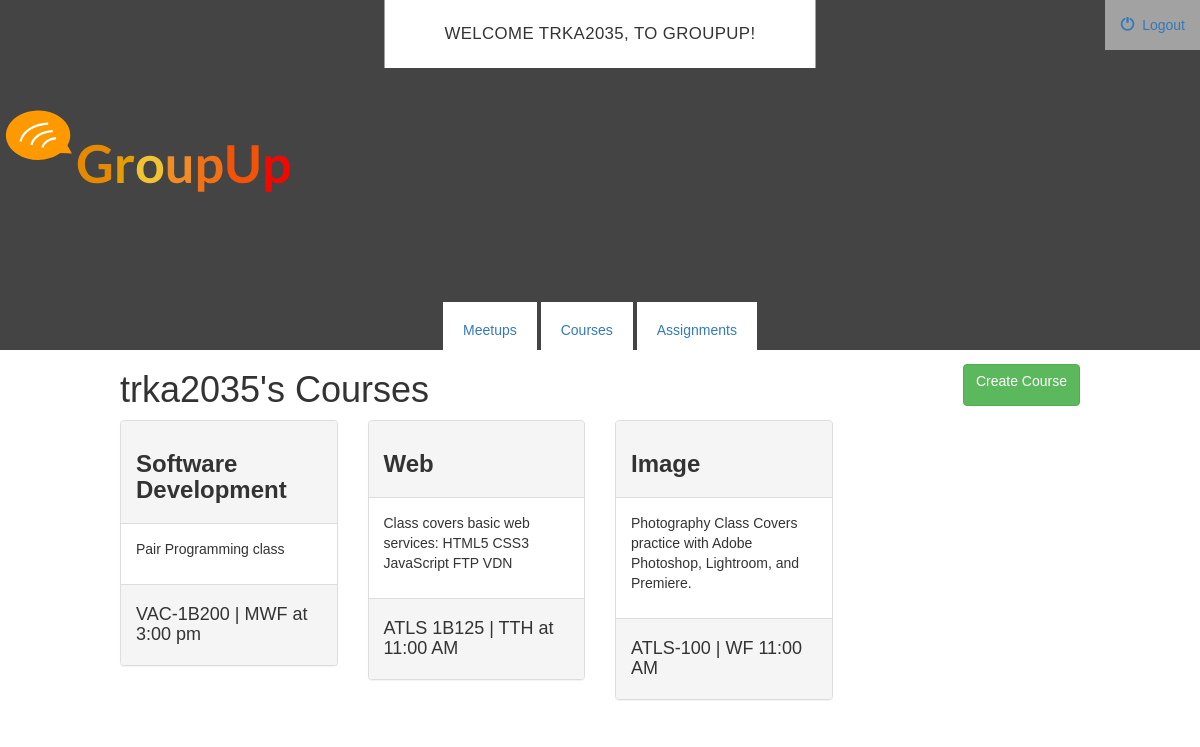
The app's page / (signed in) with its own data.
### courses/models.py (models this page shows, shortened)
class Course(models.Model):
    user = models.ForeignKey(settings.AUTH_USER_MODEL, default=1)
    title = models.CharField(max_length=30)
    description = models.TextField(max_length=400)
    location = models.CharField(max_length=30)
    start_day = models.CharField(max_length=25)
    end_day = models.CharField(max_length=25)
    time = models.CharField(max_length=30)

### home/views.py (the view)
# urls.py: url(r'^$', views.index, name='index'),
def index(request):
    if not request.user.is_authenticated():
        return render(request, 'home/login.html')
    else:
        courses = Course.objects.filter(user=request.user)
        assignments = Assignment.objects.filter(user=request.user)
        meetups = MeetUp.objects.filter(user=request.user)
        user = request.user
        context = {
        'courses':courses,
        'user': user,
        'assignments':assignments,
        'meetups':meetups,
        }
        return render(request, 'courses/index.html', context)

### courses/templates/courses/index.html (shortened to what this page needs)
{% extends 'courses/base.html' %}
{% block body %}
<div class="top-container">
  <h1>{{ user }}'s  Courses</h1>
  <a class="btn btn-success" href="{% url 'courses:create_course' %}">Create Course</a>
</div>
{% if courses %}
  <div class="row">
    {% for course in courses %}
      <div class="col-md-3">
        <div class="panel panel-default">
          <div class="panel-heading">
            <h3><strong>{{ course.title }}</strong></h3>
          </div>
          <div class="panel-body">
            <p>
              {{ course.description }}
            </p>
          </div>
          <div class="panel-footer">
            <h4>{{ course.location }} | {{ course.time }}</h4>
          </div>
        </div>
      </div>
    {% endfor %}
  </div>
{% else %}
  <h3>You have no courses</h3>
{% endif %}
{% endblock %}

### courses/templates/courses/base.html (shortened to what this page needs)
<!DOCTYPE html>
<html lang="en">
  <head>
    {% load staticfiles %}
    <link rel="stylesheet" href="https://maxcdn.bootstrapcdn.com/bootstrap/3.3.6/css/bootstrap.min.css">
    <link rel="stylesheet" type="text/css" href="{% static 'courses/style.css' %}"/>
  </head>
  <body>
    <div class="header-container">
      <h1>Welcome {{ user }}, to GroupUp!</h1>
      <img class="favicon" src="{% static 'courses/img/favicon.svg' %}" alt="" height="300px" width="300px" />
      <nav>
        <ul>
          <li><a href="{% url 'meetups:index' %}">Meetups</a></li>
          <li><a href="{% url 'courses:index' %}">Courses</a></li>
          <li><a href="{% url 'assignments:index' %}">Assignments</a></li>
        </ul>
      </nav>
      <a class="logout-button" href="{% url 'home:logout_user' %}">
        <span class="glyphicon glyphicon-off" aria-hidden="true"></span>&nbsp; Logout
      </a>
    </div>
    <div class="main-container">
      {% block body %}
      {% endblock %}
    </div>
  </body>
</html>

### courses/static/courses/style.css (style rules this page uses)
body { font-family: 'Montserrat', sans-serif; font-weight: 400; color: #333; }
.header-container { height: 350px; width: 100%; background-color: #444; background-size: cover; background-repeat: no-repeat; background-position: center; position: relative; }
.header-container h1 { position: absolute; background-color: #fff; padding: 25px 60px; left: 50%; -webkit-transform: translateX(-50%); -moz-transform: translateX(-50%); -o-transform: translateX(-50%); -ms-transform: translateX(-50%); transform: translateX(-50%); bottom: 25; margin: 0px; text-transform: uppercase; font-weight: 400; font-size: 1.20em; letter-spacing: 0.4px; }
.header-container nav { width: 100%; height: 40px; background-color: #444; position: absolute; bottom: 0; }
nav ul { text-align: center; position: absolute; width: 100%; margin: 0; padding: 10px; list-style: inline; background-color: rgba(255, 255, 255, 0); }
nav ul li { display: inline; padding: 20px; padding-left: 20px; background-color: rgba(255, 255, 255, 1); }
nav ul li a { text-decoration: none; }
.logout-button { background-color: rgba(255, 255, 255, 0.5); padding: 15px; float: right; }
.favicon { position: absolute; top:0; }
.main-container { width: 80%; margin: auto; }
.top-container { display: flex; justify-content: space-between; }
.btn-success { height: 3em; margin-top: 1em; }

### records on screen
Course: title "Software Development", description "Pair Programming class", location "VAC-1B200", time "MWF at 3:00 pm"
Course: title "Web", description "Class covers basic web services: HTML5 CSS3 JavaScript FTP VDN", location "ATLS 1B125", time "TTH at 11:00 AM"
Course: title "Image", description "Photography Class Covers practice with Adobe Photoshop, Lightroom, and Premiere.", location "ATLS-100", time "WF 11:00 AM"

### other values on screen
{{ user }} "TRKA2035"
{{ user }} "trka2035"
